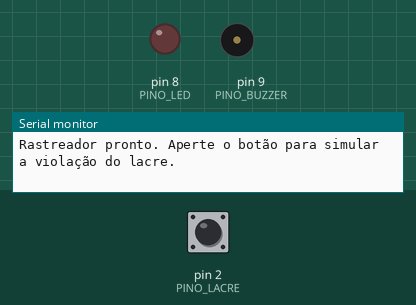
A sketch run on a simulated Arduino Uno, built with avr-gcc and run on an emulated ATmega328P. Parts: output pins drawn as LEDs (lit = HIGH), buzzer (waves = sounding), the last lines printed to the serial monitor. The inputs (shaded band) are chosen by the test bench; at power-on: pin 2 (PINO_LACRE) HIGH.

Above: at 1.2 s.
1.3 s: pin 2 (PINO_LACRE) pulled LOW for 0.15 s
At 1.39 s:
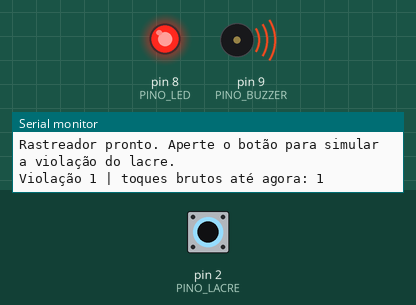
3.0 s: pin 2 (PINO_LACRE) pulled LOW for 1 s
At 3.8 s:
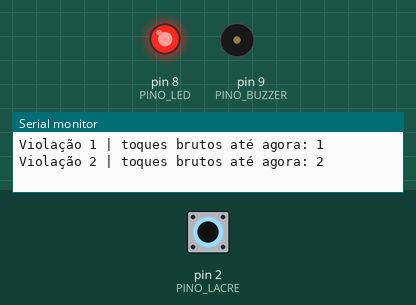
5.5 s: pin 2 (PINO_LACRE) pulled LOW for 3.2 s
At 9.2 s:
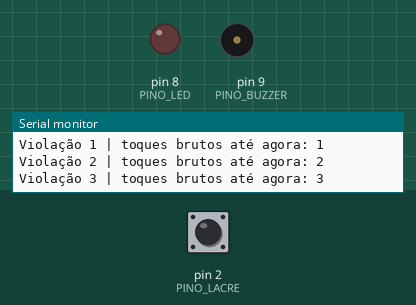
Timing chart, 0 to 10.7 s (numbered marks = the images above; inputs shaded):
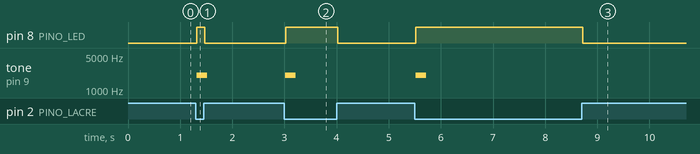

Measured:
- after the input at 1.3 s, pin 8 (PINO_LED): LOW → HIGH at once, → LOW 0.15 s later; tone on pin 9 (PINO_BUZZER): silent → 2000 Hz at once, → silent 0.20 s later
- after the input at 3.0 s, pin 8 (PINO_LED): LOW → HIGH at once, → LOW 1.0 s later; tone on pin 9 (PINO_BUZZER): silent → 2000 Hz at once, → silent 0.20 s later
- after the input at 5.5 s, pin 8 (PINO_LED): LOW → HIGH at once, → LOW 3.2 s later; tone on pin 9 (PINO_BUZZER): silent → 2000 Hz at once, → silent 0.20 s later

The sketch:

sketch.ino
```cpp
// Aula 02: lacre do rastreador da Cerradinho modelado como chave.
// Cada aperto do botão representa um rompimento do lacre. O contato quica
// (bounce), então o firmware só aceita a mudança depois de 20 ms estável.
// Na serial: toques brutos lidos no pino e violações confirmadas.
const int PINO_LACRE = 2;                    // botão até o GND, com pull-up interno
const int PINO_LED = 8;                      // LED de status da Aula 01
const int PINO_BUZZER = 9;
const unsigned long JANELA_DEBOUNCE_MS = 20;

int leituraAnterior = HIGH;
int estadoEstavel = HIGH;
unsigned long ultimaMudancaMs = 0;
unsigned long toquesBrutos = 0;
unsigned long violacoes = 0;

void setup() {
  pinMode(PINO_LACRE, INPUT_PULLUP);
  pinMode(PINO_LED, OUTPUT);
  pinMode(PINO_BUZZER, OUTPUT);
  Serial.begin(9600);
  Serial.println("Rastreador pronto. Aperte o botão para simular a violação do lacre.");
}

void loop() {
  int leitura = digitalRead(PINO_LACRE);

  if (leitura != leituraAnterior) {          // o contato mudou, talvez por bounce
    ultimaMudancaMs = millis();
    if (leitura == LOW) toquesBrutos++;
    leituraAnterior = leitura;
  }

  bool estavel = millis() - ultimaMudancaMs >= JANELA_DEBOUNCE_MS;
  if (estavel && leitura != estadoEstavel) { // mudança confirmada
    estadoEstavel = leitura;
    if (estadoEstavel == LOW) {
      violacoes++;
      tone(PINO_BUZZER, 2000, 200);
      Serial.print("Violação ");
      Serial.print(violacoes);
      Serial.print(" | toques brutos até agora: ");
      Serial.println(toquesBrutos);
    }
  }

  digitalWrite(PINO_LED, estadoEstavel == LOW ? HIGH : LOW);
}
```
